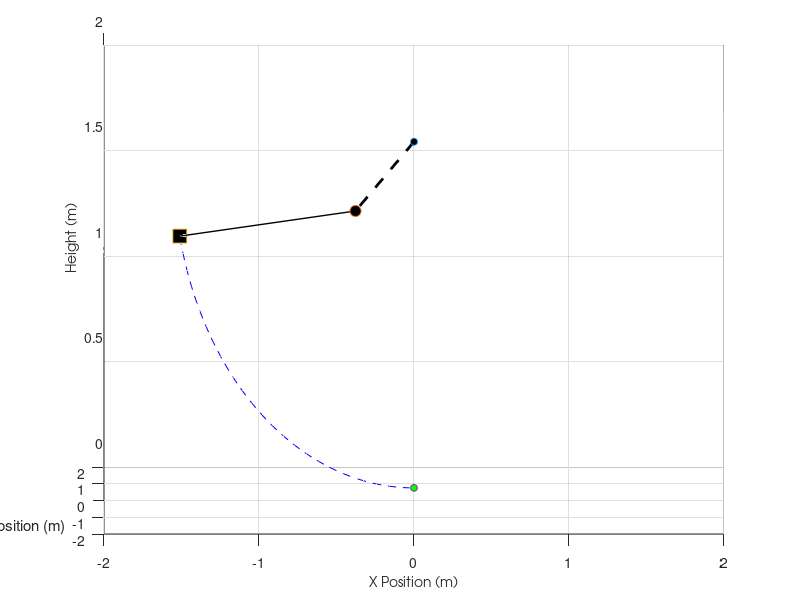

MATLAB code to generate this figure:

close all;

%% Positions

thD=[131:179]';
aD=[145:((180-145)/(length(thD)-1)):180]';

lgD=1.14;   %length of club
rD=0.5;
dthD=20.2;

xD= -rD*sind(thD) + lgD*sind(thD+aD);
yD= rD*cosd(thD) - lgD*cosd(thD+aD);

c=zeros(1,length(yD));
% [x, y] positions
pos0 =[zeros(length(thD),1),c', zeros(length(thD),1)+1.7];
pos1 =[-rD*sind(thD),c', rD*cosd(thD)+1.7]; 
pos2 =[xD,c' , yD+1.7];

%% Create Figure Handles
figure('Color',[1 1 1]);
axis([-2 2 -2 2 0 2])
grid on
hold on;

% The Links
h1 = line('Color', 'k','LineStyle','--', 'LineWidth', 2);
h2 = line('Color', 'k', 'LineWidth', 1);

% Mass plots
p0= plot3(pos0(1,1),pos0(1,2),pos0(1,3),'o','MarkerFaceColor','black','MarkerSize',5);
p1= plot3(pos1(1,1),pos1(1,2),pos1(1,3),'o','MarkerFaceColor','black','MarkerSize',8);
p2= plot3(pos2(1,1),pos2(1,2),pos2(1,3),'s','MarkerFaceColor','black','MarkerSize',10);
ball=plot3(0,0,pos2(end,3),'o','MarkerFaceColor','g','MarkerSize',5);
Club_Speed=plot3(pos2(:,1),pos2(:,2), pos2(:,3),'--','Color','b','MarkerFaceColor','black','MarkerSize',2);
view(0,9)

% general plot setup;
xlabel({'X Position (m)'},'FontSize',10,'FontName','AvantGarde');
zlabel({'Height (m)'},'FontSize',10,'FontName','AvantGarde');
ylabel('Position (m)')


% title({'Two Link Club Downswing'},'FontWeight','bold','FontSize',14,...
%     'FontName','AvantGarde');

%% Update the rod and masses in the plot in a loop
for i = 1%:length(thD)
    % Rod
    
    set(h1, 'XData', [pos0(i,1), pos1(i,1)]);
    set(h1, 'YData', [pos0(i,2), pos1(i,2)]);
    set(h1, 'ZData', [pos0(i,3), pos1(i,3)]);
    
    set(h2, 'XData', [pos1(i,1), pos2(i,1)]);
    set(h2, 'YData', [pos1(i,2), pos2(i,2)]);
    set(h2, 'ZData', [pos1(i,3), pos2(i,3)]);


    % Mass Positions
    set(p0, 'XData', pos0(i,1));
    set(p0, 'YData', pos0(i,2));
    set(p0, 'ZData', pos0(i,3));
    
    set(p1, 'XData', pos1(i,1));
    set(p1, 'YData', pos1(i,2));
    set(p1, 'ZData', pos1(i,3));
    
    set(p2, 'XData', pos2(i,1));
    set(p2, 'YData', pos2(i,2));
    set(p2, 'ZData', pos2(i,3));
    
    pause(0.01);  
    drawnow 
   
    xlim('manual')
    ylim('manual')
end

